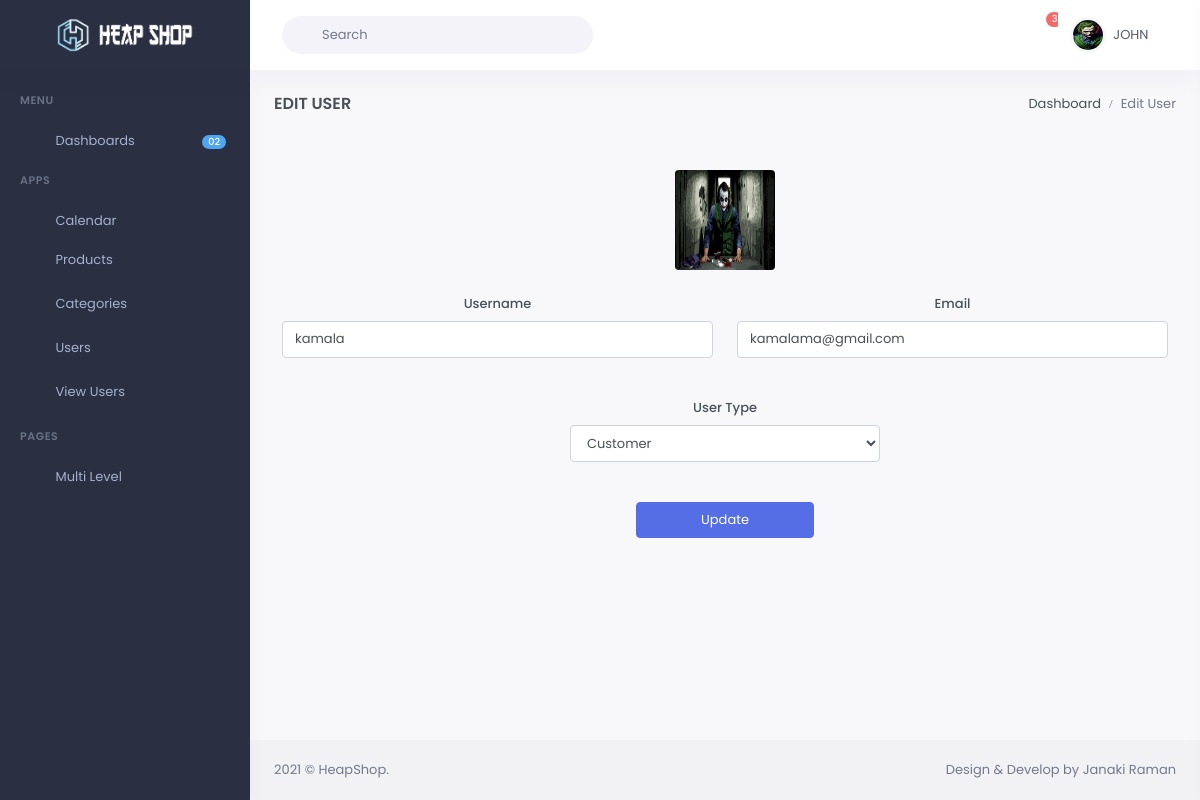
The page /admin/edit-user.php?edit-id=120 (signed in) on the database its author committed.
### tables this page shows
CREATE TABLE `users` (
  `id` int(11) NOT NULL,
  `username` varchar(100) NOT NULL,
  `email` varchar(100) NOT NULL,
  `role` varchar(100) NOT NULL,
  `password` varchar(100) NOT NULL,
  `user_image` text DEFAULT NULL,
  `status` tinyint(1) NOT NULL,
  `joined_at` date DEFAULT NULL,
  `token` varchar(255) DEFAULT NULL
);

### functions/functions.php (called while the page is built, shortened)
<?php
$db = mysqli_connect('localhost', 'root', '', 'heapshop');
if (isset($_GET['edit-id'])) {
	$edit_id = $_GET['edit-id'];
	global $db, $set_userid, $set_username, $set_email, $set_role, $set_user_image;
	$query = "SELECT * FROM users WHERE id = $edit_id";
	$results = mysqli_query($db, $query);
		$set_userdetail = mysqli_fetch_array($results);
	 	$set_username 	= $set_userdetail['username'];
	 	$set_email    	= $set_userdetail['email'];
	 	$set_role       = $set_userdetail['role'];
	 	$set_user_image = $set_userdetail['user_image'];
}
?>

### admin/edit-user.php (the view, shortened to what this page needs)
<?php include ('../functions/functions.php'); ?>
<!DOCTYPE html>
<html lang="en">
<head>
    <?php include '../includes/header/header-styles.php'; ?>
</head>
<?php include 'includes/body.php'; ?>
<div id="layout-wrapper">
    <?php include 'includes/menu/menu.php'; ?>
    <div class="main-content">
        <div class="page-content">
            <div class="container-fluid">
                <div class="row">
                    <div class="col-12">
                        <div class="page-title-box d-flex align-items-center justify-content-between">
                            <h4 class="mb-0 font-size-18">Edit User</h4>
                            <div class="page-title-right">
                                <ol class="breadcrumb m-0">
                                    <li class="breadcrumb-item"><a href="javascript: void(0);">Dashboard</a></li>
                                    <li class="breadcrumb-item active">Edit User</li>
                                </ol>
                            </div>
                        </div>
                    </div>
                </div>
                <div class="container p-2 mt-4">
                    <form class="form-horizontal" method="post" action="edit-user.php" enctype="multipart/form-data">
                        <div class="row">
                            <div class="col-12" align="center">
                                <?php if ($set_role == 'admin'): ?>
                                    <img src="<?php echo 'assets/images/admin/'.$set_user_image; ?>"
                                    style="width: 100px; height: 100px; border-radius: 4px;">
                                <?php elseif ($set_role == 'vendor'): ?>
                                    <img src="<?php echo '../vendor/assets/images/vendor/'.$set_user_image; ?>"
                                    style="width: 100px; height: 100px; border-radius: 4px;">
                                <?php else: ?>
                                    <img src="<?php echo '../customer/assets/images/customer/'.$set_user_image;?>"
                                    style="width: 100px; height: 100px; border-radius: 4px;">
                                <?php endif ?>
                            </div>
                            <div class="col-md-6 mt-4 text-center">
                                <div class="form-group">
                                    <label class="contol-label">Username</label>
                                    <input type="text" class="form-control" name="username" placeholder="Enter Username" value="<?php echo $set_username; ?>" disabled>
                                </div>
                            </div>
                            <div class="col-md-6 mt-4 text-center">
                                    <label for="username">Email</label>
                                    <input type="email" class="form-control" name="email" placeholder="Enter Email" value="<?php echo $set_email; ?>" disabled>
                            </div>
                            <div class="col-12 mt-4">
                                <div class="form-group" align="center">
                                    <label>User Type</label>
                                    <select name="role" id="role" class="form-control" style="width: 35%;">
                                    <option value="customer" <?php if ('customer'== $set_role) echo ' selected="selected"'?>>
                                        Customer
                                    </option>
                                   </select>
                                </div>
                            </div>
                        </div>
                        <div class="mt-4 text-center">
                            <button type="submit" name="update_user"  class="btn btn-primary btn-block waves-effect waves-light" style="width: 20%;">
                                Update
                            </button>
                        </div>
                    </form>
                </div>
            </div>
        </div>
        <?php include 'includes/footer/footer.php'; ?>
    </div>
</div>
</body>
</html>

### rows shown on the page
users: user_image (picture), username "kamala", email "kamalama@gmail.com", role "Customer"

### other values the page prints
$log_username "JOHN"
